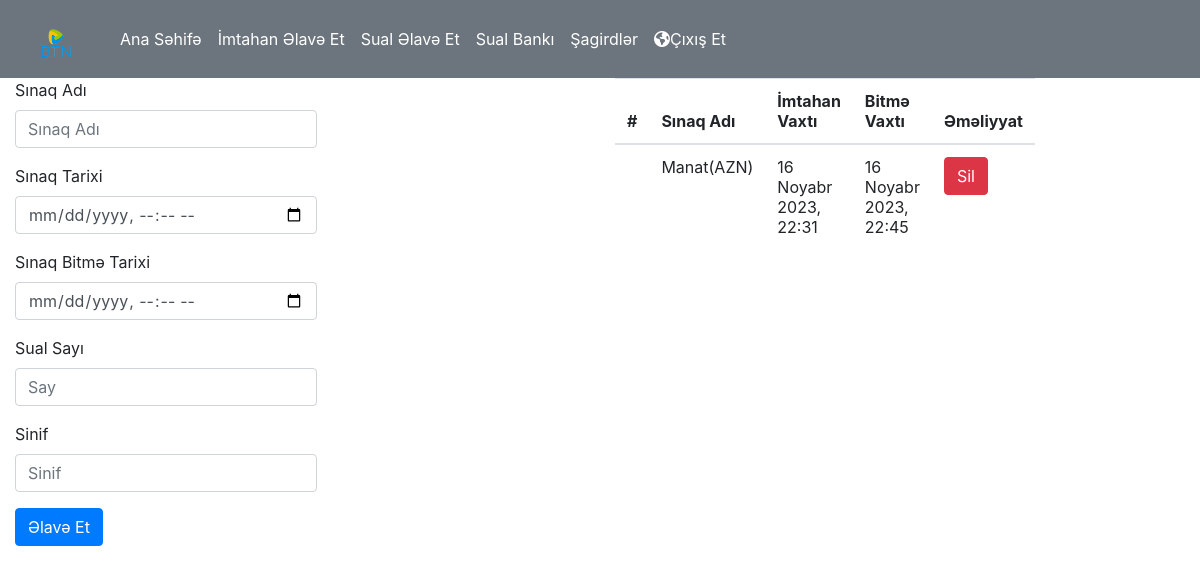
Screenshot of /teachers/exams (signed in) with the database file from the repository.
### teachers/models.py (models this page shows, shortened)
class Exam_Dat(models.Model):
    exam_name = models.CharField(max_length=255)
    exam_time = models.DateTimeField(max_length=255)
    exam_quescount = models.BigIntegerField()
    exam_grade = models.SmallIntegerField()
    exam_end = models.DateTimeField(max_length=255)
    questions = models.CharField(max_length=255)
    exam_id = models.UUIDField(default=uuid.uuid4, editable=False, unique=True)
    participated_childrens = models.CharField(max_length=10000,default='')

### teachers/views.py (the view, shortened to what this page needs)
# urls.py: path('teachers/exams',views.addexam,name='teachersexams'),
def addexam(request):
 if request.session.get('teacher_ad'):
   user_data = Exam_Dat.objects.all().values()
   context = {
      'datas' : user_data
   }
   return render(request,"addexam.html",context)
 else:
   request.session.flush()
   messages.error(request,'Zəhmət Olmasa Giriş Edin')
   return redirect('loginteachers')

### teachers/templates/addexam.html (shortened to what this page needs)
<head>
  <link rel="stylesheet" href="https://cdn.jsdelivr.net/npm/bootstrap@4.6.2/dist/css/bootstrap.min.css">
  <link rel="stylesheet" href="path/to/font-awesome/css/font-awesome.min.css">
</head>
<body>
    <nav class="navbar navbar-expand-md bg-secondary navbar-dark">
  {% load static %}
  <a class="navbar-brand text-dark" href="#"><img src="{% static 'logo.png' %}" width="80" ></a>
  <div class="collapse navbar-collapse " id="collapsibleNavbar">
    <ul class="navbar-nav ms-auto">
      <li class="nav-item">
        <a class="nav-link text-white" href="main">Ana Səhifə</a>
      </li>
      <li class="nav-item">
        <a class="nav-link text-white" href="#">İmtahan Əlavə Et</a>
      </li>
      <li class="nav-item">
        <a class="nav-link text-white" href="addquestion">Sual Əlavə Et</a>
      </li>
      <li class="nav-item">
        <a class="nav-link text-white" href="questionbank">Sual Bankı</a>
      </li>
      <li class="nav-item">
        <a class="nav-link text-white" href="students">Şagirdlər</a>
      </li>
      <li class="nav-item">
        <a class="nav-link text-white" href="{% url 'logoutt' %}"><span class="fa fa-globe" ></span>Çıxış Et</a>
      </li>
    </ul>
  </div>
</nav>
<div class="container-fluid table-responsive">
    <div class="row">
    <div class="col lg-12">
    <form style="max-width: 8cm;" method="post">
        <div class="form-group">
          <label for="examname">Sınaq Adı</label>
          <input type="text" class="form-control" id="examname" name="name" placeholder="Sınaq Adı">
        </div>
        <div class="form-group">
          <label for="examtime">Sınaq Tarixi</label>
          <input type="datetime-local" class="form-control" id="examtime" name="time" placeholder="Time">
        </div>
        <div class="form-group">
          <label for="examendtime">Sınaq Bitmə Tarixi</label>
          <input type="datetime-local" class="form-control" id="examendtime" name="endtime" placeholder="Time">
        </div>
        <div class="form-group">
            <label for="quescount">Sual Sayı</label>
            <input type="number" class="form-control" id="quescount" name="count" placeholder="Say">
        </div>
        <div class="form-group">
            <label for="grade">Sinif</label>
            <input type="number" class="form-control" id="grade" name="grade" placeholder="Sinif">
        </div>
        <button type="submit" class="btn btn-primary">Əlavə Et</button>
      </form>
    </div>
    <div class="col lg-12 table-responsive">
    <table class="table" id="students" >
      <thead>
        <tr>
          <th scope="col">#</th>
          <th scope="col">Sınaq Adı</th>
          <th scope="col">İmtahan Vaxtı</th>
          <th scope="col">Bitmə Vaxtı</th>
          <th scope="col">Əməliyyat</th>
        </tr>
      </thead>
      <tbody>
        {% for data in datas %}
        <tr>
          <td></td>
          <td>{{ data.exam_name }}</td>
          <td>{{ data.exam_time }}</td>
          <td>{{ data.exam_end }}</td>
          <td><form method="post" action="{% url 'delete' %}">{% csrf_token %}<button type="submit" name="examdelete" class="btn btn-danger"  value="{{ data.exam_name }}">Sil</button></form></td>
        </tr>
      {% endfor %}
      </tbody>
    </table>
    </div>
   </div>
</div>
</body>

### teachers/templates/addexam.html (style rules this page uses)
#students { max-width:10cm; }

### rows the page displays
Exam_Dat: exam_name "Manat(AZN)", exam_time "16 Noyabr 2023, 22:31", exam_end "16 Noyabr 2023, 22:45"
